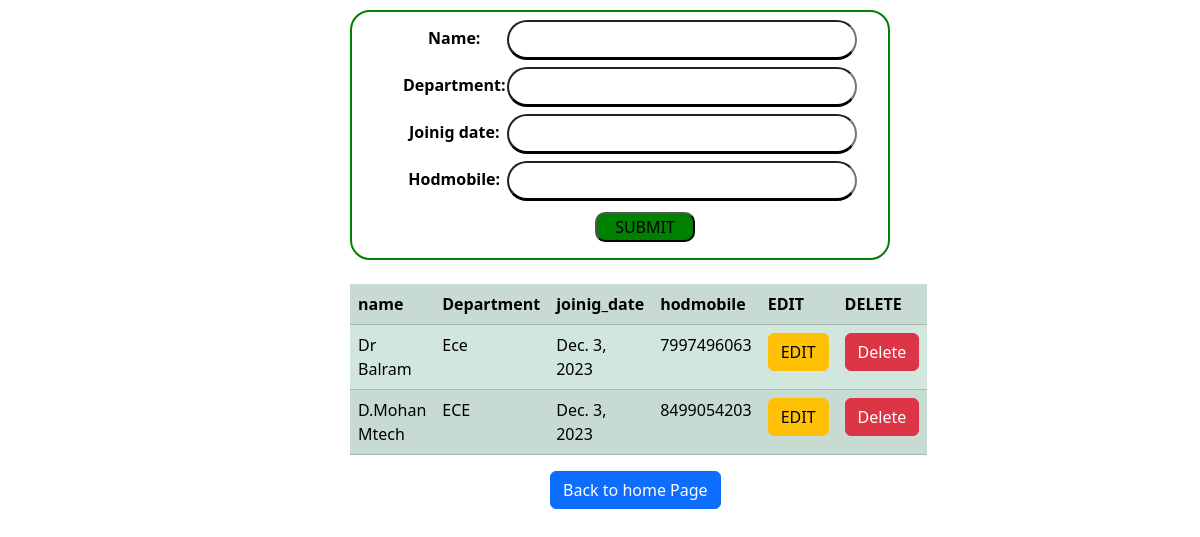
/newhod, run on the app's committed database.
### application1/models.py (models this page shows)
class addhod(models.Model):
    name = models.CharField(max_length=20)
    Department = models.CharField(max_length=20)
    joinig_date = models.DateField()
    hodmobile = models.CharField(max_length=10)

### application1/views.py (the view)
# urls.py: path('newhod',newhod,name='newhod'),
def newhod(request):
    data10 = addhod.objects.all()
    form4 = addhodFORM()
    if request.method=='POST':
        form4 = addhodFORM(request.POST)
        if form4.is_valid():
            form4.save()
    context={
        'form4':form4,
        'data10':data10
    }
    return render(request,'frontend/newhod.html',context)

### application1/forms3.py
class addhodFORM(forms.ModelForm):
    class Meta:
        model = addhod
        fields='__all__'

### templates/frontend/newhod.html (shortened to what this page needs)
{% load static %}
<!DOCTYPE html>
<html lang="en">
<head>
    <link href="https://cdn.jsdelivr.net/npm/bootstrap@5.3.3/dist/css/bootstrap.min.css" rel="stylesheet">
    <link rel="stylesheet" href="{% static 'CSS/style1.css' %}">
</head>
<body class="newhodbrndp">
    <div class="students">
    <form method="post">
        <table>
            <tr>
                <td>{{ form4.as_table }}</td>
            </tr>
        </table>
        <input type="submit" value="SUBMIT">
    </form>
    </div>
    <br>
    <table class="table table-success table-striped" style="width:45%;margin-left:350px;">
        <tr>
            <th>name</th>
            <th>Department</th>
            <th>joinig_date</th>
            <th>hodmobile</th>
            <th>EDIT</th>
            <th>DELETE</th>
        </tr>
        {% for x in data10 %}
        <tr>
            <td>{{ x.name }}</td>
            <td>{{ x.Department }}</td>
            <td>{{ x.joinig_date }}</td>
            <td>{{ x.hodmobile }}</td>
            <td><a href="{% url 'hod_editer' x.id %}" class="btn btn-warning">EDIT</a></td>
            <td><a href="{% url 'hoddelete' x.id %}" class="btn btn-danger" onclick="valid()">Delete</a></td>
        </tr>
        {% endfor %}
    </table>
    <a href="{% url 'home' %}" class="btn btn-primary" style="margin-left:550px;">Back to home Page</a>
</body>
</html>

### static/CSS/style1.css (style rules this page uses)
.students { border:2px solid green; width:45%; height:250px; margin-left:350px; margin-top:10px; border-radius:20px; text-align: center; color: black; padding-left:50px; }
input[type=text],input[type=email],input[type=number] { width:350px; height:40px; border-radius:20px; border-bottom:solid black; margin-top: 10px; text-align: center; margin-top:5px; }
input[type=submit] { width:100px; background-color:green; margin-top:10px; border-radius:10px; }
input[type=text] { width:350px; height:40px; border-radius:20px; text-align: center; margin-top:5px; }

### data on the page
addhod: name "Dr Balram", Department "Ece", joinig_date "Dec. 3, 2023", hodmobile "7997496063"
addhod: name "D.Mohan Mtech", Department "ECE", joinig_date "Dec. 3, 2023", hodmobile "8499054203"
